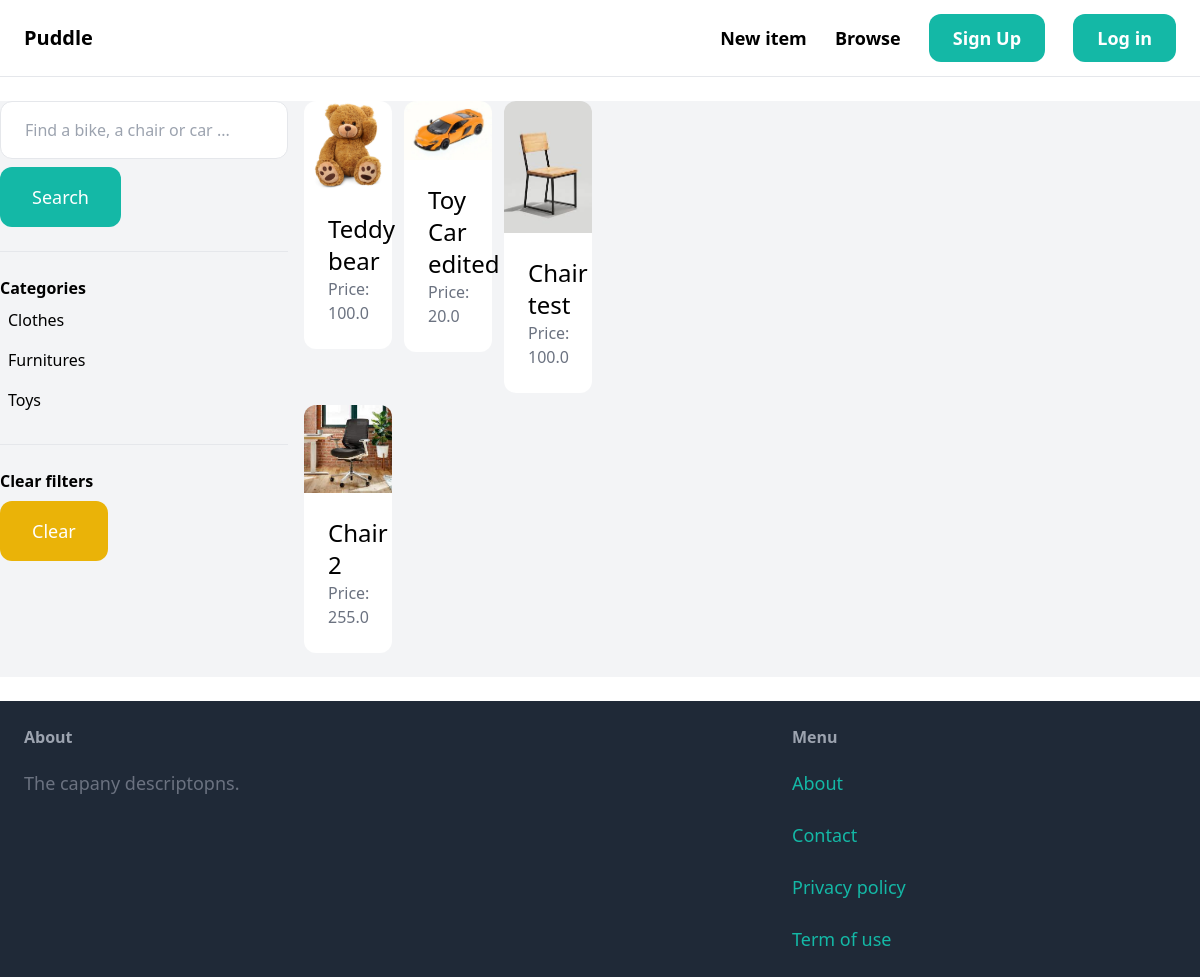
The app's page /items/ with its own data.
### item/models.py (models this page shows, shortened)
class Category(models.Model):
    name = models.CharField(max_length=255)
    class Meta:
        ordering = ('name',)
        verbose_name_plural = "Categories"

class Item(models.Model):
    category = models.ForeignKey(Category, related_name='items', on_delete=models.CASCADE)
    name = models.CharField(max_length=255)
    description = models.TextField(blank=True, null=True)
    price = models.FloatField()
    image = models.ImageField(upload_to='item_images', blank=True, null=True)
    is_sold = models.BooleanField(default=False)
    created_by = models.ForeignKey(User, related_name='items', on_delete=models.CASCADE)
    created_at = models.DateTimeField(auto_now_add=True)

### item/views.py (the view)
# urls.py: path('', views.items, name='items'),
def items(request):
    query = request.GET.get('query', '')
    category_id = request.GET.get('category', 0)
    categories = Category.objects.all()
    items = Item.objects.filter(is_sold=False)
    if category_id:
        items = items.filter(category_id=category_id)
    if query:
        items = items.filter(Q(name__icontains=query) | Q(description__icontains=query))
    return render(request, 'item/items.html', {
            'items':items,
            'query':query,
            'categories':categories,
            'category_id':int(category_id),
        })

### item/templates/item/items.html (shortened to what this page needs)
{% extends 'core/base.html' %}
{% block content %}
    <div class="pb-6 grid grid-cols-4 gap-4 bg-gray-100">
        <div class="cold-span-1">
            <form method="get" action="{% url 'item:items' %}">
                <input name="query" class="w-full py-4 px-6 border rounded-xl" type="text" value="{{ query }}" placeholder="Find a bike, a chair or car ...">
                <button class="mt-2 py-4 px-8 text-lg bg-teal-500 text-white rounded-xl">Search</button>
            </form>
            <hr class="my-6">
            <p class="font-semibold">Categories</p>
            <ul>
                {% for category in categories %}
                    <li class="py-2 px-2 rounded-xl{% if category.id == category_id  %} bg-gray-200{% endif %}">
                        <a href="{% url 'item:items' %}?query={{ query }}&category={{ category.id}}"> {{ category.name}} </a>
                    </li>
                {% endfor %}
            </ul>
            <hr class="my-6">
            <p class="font-semibold">Clear filters</p>
            <ul>
                <li><a href="{% url 'item:items' %}" class="mt-2 py-4 px-8 inline-block bg-yellow-500 text-lg rounded-xl text-white">Clear</a></li>
            </ul>
        </div>
        <div class="cold-span-3">
            <div class="grid grid-cols-3 gap-3">
                {% for item in items %}
                    <div>
                        <a href="{% url 'item:detail' item.id %}">
                            <div>
                                <img src="{{item.image.url}}" class="rounded-t-xl">
                            </div>
                            <div class="p-6 bg-white rounded-b-xl">
                                <h2 class="text-2xl">{{ item.name }}</h2>
                                <p class="text-gray-500">Price: {{ item.price }}</p>
                            </div>
                        </a>
                    </div>
                {% endfor %}
            </div>
        </div>
    </div>
{% endblock %}

### core/templates/core/base.html (shortened to what this page needs)
<!DOCTYPE html>
<html lang="en">
<head>
    <script src="https://cdn.tailwindcss.com"></script>
</head>
<body>
    <nav class="py-6 px-6 flex justify-between items-center border-b border-gray-200">
        <a href="/" class="text-xl font-semibold">Puddle</a>
        <div class="space-x-6">
            <a href="{% url 'item:new' %}" class="text-lg font-semibold hover:text-gray-500">New item</a>
            <a href="{% url 'item:items' %}" class="text-lg font-semibold hover:text-gray-500">Browse</a>
            {% if request.user.is_authenticated %}
                <a href="{% url 'conversation:inbox' %}" class="px-6 py-3 text-lg font-semibold bg-teal-500 text-white rounded-xl hover:bg-teal-700">Inbox</a>
                <a href="{% url 'dashboard:index' %}" class="px-6 py-3 text-lg font-semibold bg-teal-500 text-white rounded-xl hover:bg-teal-700">Dashboard</a>
            {% else %}
                <a href="{% url 'core:signup' %}" class="px-6 py-3 text-lg font-semibold bg-teal-500 text-white rounded-xl hover:bg-teal-700">Sign Up</a>
                <a href="{% url 'core:login' %}" class="px-6 py-3 text-lg font-semibold bg-teal-500 text-white rounded-xl hover:bg-teal-700">Log in</a>
            {% endif %}
        </div>
    </nav>
    <div class="px6 py-6">
        {% block content %}
        {% endblock %}
    </div>
    <footer class="py-6 px-6 flex justify-between bg-gray-800">
        <div class="w-2/3 pr-10">
            <h3 class="mb-5 font-semibold text-gray-400">About</h3>
            <p class="text-lg text-gray-500">The capany descriptopns.</p>
        </div>
        <div class="w-1/3">
            <h3 class="mb-5 font-semibold text-gray-400">Menu</h3>
            <ul class="space-y-6">
                <li><a href="#" class="text-lg text-teal-500 hover:bg-teal-700">About</a></li>
                <li><a href="{% url 'core:contact' %}" class="text-lg text-teal-500 hover:bg-teal-700">Contact</a></li>
                <li><a href="#" class="text-lg text-teal-500 hover:bg-teal-700">Privacy policy</a></li>
                <li><a href="#" class="text-lg text-teal-500 hover:bg-teal-700">Term of use</a></li>
            </ul>
        </div>
    </footer>
</body>
</html>

### records on screen
Category: name "Clothes"
Category: name "Furnitures"
Category: name "Toys"
Item: image (picture), name "Teddy bear", price "100.0"
Item: image (picture), name "Toy Car edited", price "20.0"
Item: image (picture), name "Chair test", price "100.0"
Item: image (picture), name "Chair 2", price "255.0"
